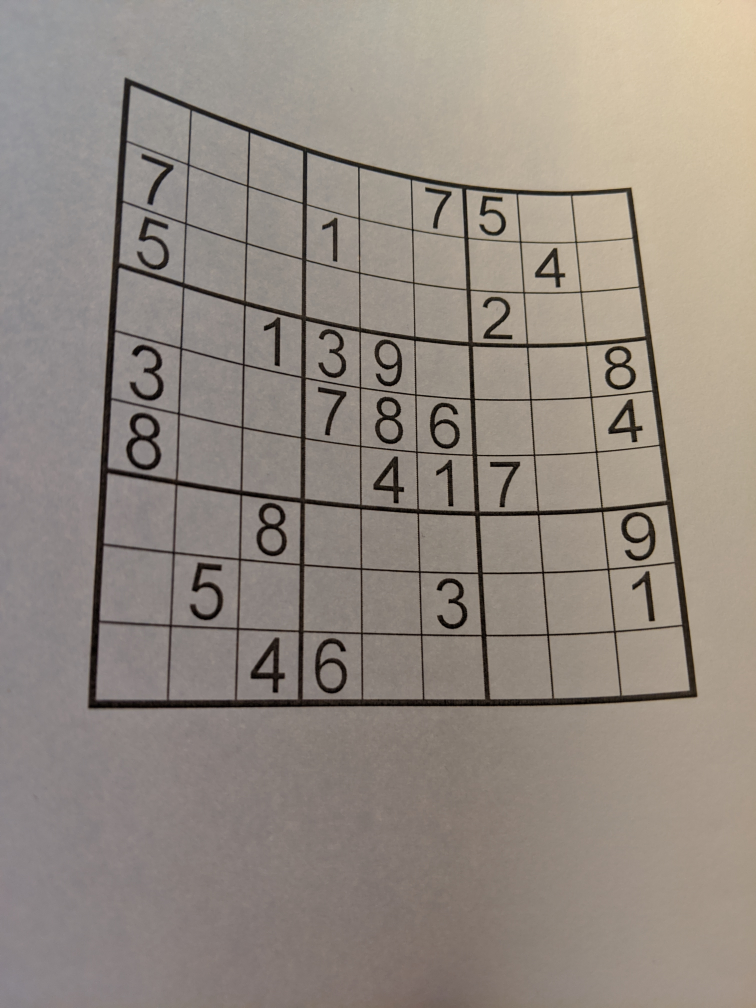
#> input picture images/warped.jpg, 3024 x 4032 px (shown at 1/4 size)
$ python recognize_field_with_grid_detection_3.py   (older library calls are emulated)
#> lines starting #> are read from the running program, lines starting #| are printed output that depends on the picture; after the words box and inside, x2 and y2 are one past the last pixel; in counts of white or black regions, pixels touching at a corner belong together
### python/sudoku/solver.py
# -*- coding: utf-8 -*-
from typing import List, Optional, Tuple
from itertools import product

import cv2
import numpy as np

from sudoku import Corners, Field, BoundingBox
from utils import show_image

MAX_INITIAL_IMAGE_SIZE = 500


def load_image(filename: str) -> np.ndarray:
#> called with filename = '../images/warped.jpg'
    image = cv2.imread(filename)
#> image is the input picture: shape (4032, 3024, 3); mean B, G, R 129.8, 138.4, 147.6
    return image


# [17 lines left out: functions resize_image, clean_image, not called in this run]


def cut_out_field(image: np.ndarray) -> (Field, np.ndarray, Corners, np.ndarray):
    if len(image.shape) == 2:
        bin_image = image
    else:
        bin_image = cv2.cvtColor(image, cv2.COLOR_BGR2GRAY)
        bin_image = cv2.adaptiveThreshold(
            bin_image, maxValue=255,
            adaptiveMethod=cv2.ADAPTIVE_THRESH_GAUSSIAN_C,
            thresholdType=cv2.THRESH_BINARY_INV,
            blockSize=55,
            C=6)
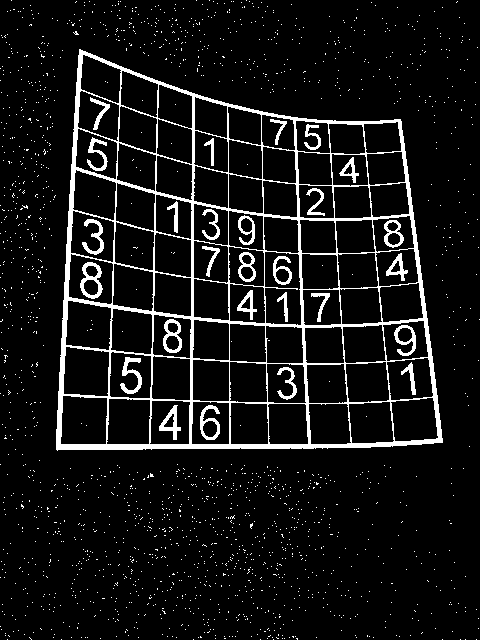
#> bin_image: shape (640, 480); 8.1% white; 1776 white regions (1748 under 20 px)
    # show_image("bin_image", bin_image, 600)

    field_contour = find_field_contour(bin_image)
#> in find_field_contour, `contours, _ = cv2.findContours(bin_image, cv2.RETR_EXTERNAL, cv2.CHAIN..`: contours = 1716 contours, 1715 with area under 20; largest, box (x1, y1, x2, y2) and area: (56, 49, 443, 451) 124069
#> in find_field_contour, `largest_area_contour: np.ndarray = max(contours, key=cv2.contourArea)`: largest_area_contour = contour of 333 points, box (x1, y1, x2, y2) (56, 49, 443, 451), area 124069
#> field_contour has the same summary as largest_area_contour in find_field_contour
    if field_contour is None or len(field_contour.shape) < 3:
        return None, None

    (top_left_idx, top_right_idx, bottom_right_idx, bottom_left_idx) = find_corners(field_contour)
#> in find_corners, `coord_sums = field_contour.sum(axis=2)`: coord_sums = 333 values, max 884 at index 96, min 128 at index 0, mean 444.8
#> in find_corners, `top_left_idx = np.argmin(coord_sums)`: top_left_idx = 0
#> in find_corners, `bottom_right_idx = np.argmax(coord_sums)`: bottom_right_idx = 96
#> in find_corners, `diff = np.diff(field_contour, axis=2)`: diff = 333 values, max 393 at index 54, min -281 at index 181, mean -35.48
#> in find_corners, `top_right_idx = np.argmin(diff)`: top_right_idx = 181
#> in find_corners, `bottom_left_idx = np.argmax(diff)`: bottom_left_idx = 54
#> top_left_idx = 0; top_right_idx = 181; bottom_right_idx = 96; bottom_left_idx = 54
    corners = Corners(
        field_contour[top_left_idx],
        field_contour[top_right_idx],
        field_contour[bottom_right_idx],
        field_contour[bottom_left_idx],
    )
    # show_corners(bin_image, corners)

    mask = np.zeros(bin_image.shape, np.uint8)
    cv2.drawContours(mask, [field_contour], 0, 255, -1)
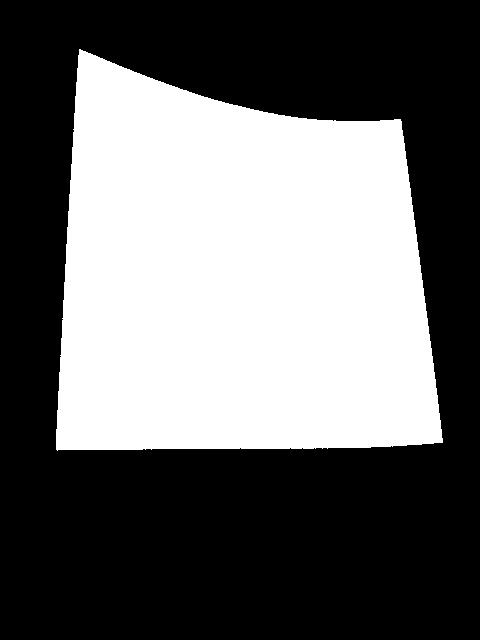
#> mask: shape (640, 480); 40.6% white; 1 white region, box (x1, y1, x2, y2) and area: (56, 49, 443, 451) 124785
    # show_image("mask", mask, 400)

    masked_field = cv2.bitwise_and(image, image, mask=mask)
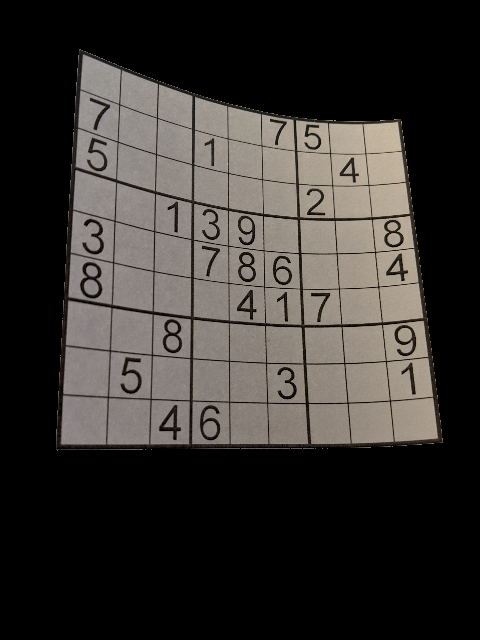
#> masked_field: shape (640, 480, 3); mean B, G, R 48, 51.2, 54.6

    mask = cv2.bitwise_not(mask, mask)
    border = cv2.bitwise_or(masked_field, cv2.merge([mask, mask, mask]), mask=mask)
    masked_field = cv2.bitwise_or(masked_field, border)
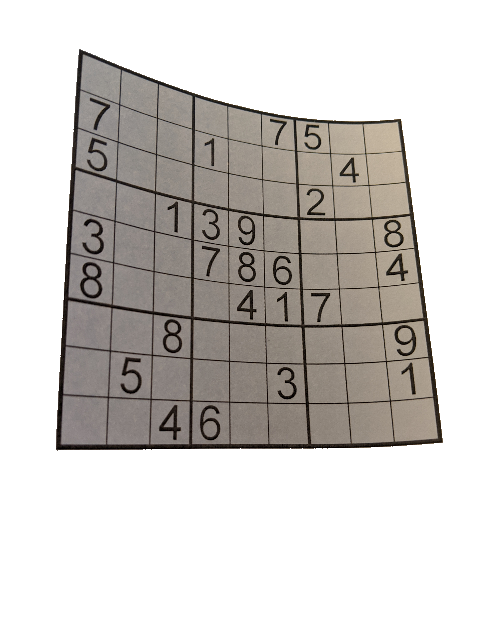
#> masked_field: shape (640, 480, 3); mean B, G, R 199.4, 202.6, 206

    # field_side = find_longest_edge_len(corners)
    field_side = 300
    margin = 10
    field, perspective_transform_matrix = warp_field(masked_field, corners, field_side, margin)
    # show_image("field", field)

    return Field(field, field_side, margin), field_contour, corners, perspective_transform_matrix


# [16 lines of commented-out code are left out]


def find_field_contour(bin_image: np.ndarray) -> Optional[np.ndarray]:
    contours, _ = cv2.findContours(bin_image, cv2.RETR_EXTERNAL, cv2.CHAIN_APPROX_SIMPLE)
    if not contours:
        return None
    largest_area_contour: np.ndarray = max(contours, key=cv2.contourArea)
    return largest_area_contour


def find_corners(field_contour: np.ndarray) -> (int, int, int, int):
    coord_sums = field_contour.sum(axis=2)
    top_left_idx = np.argmin(coord_sums)
    bottom_right_idx = np.argmax(coord_sums)

    # Diff between y and x. The top-right will have the minimum difference,
    # the bottom-left, the maximum.
    diff = np.diff(field_contour, axis=2)
    top_right_idx = np.argmin(diff)
    bottom_left_idx = np.argmax(diff)

    return top_left_idx, top_right_idx, bottom_right_idx, bottom_left_idx


# [9 lines left out: function show_corners, not called in this run]


def warp_field(image: np.ndarray, corners: Corners, field_side: int, margin: int) -> Tuple[np.ndarray, np.ndarray]:
#> called with field_side = 300, margin = 10
    source = np.array([
        corners.top_left,
        corners.top_right,
        corners.bottom_right,
        corners.bottom_left
    ], dtype=np.float32)
    dest = np.array([
        [0 + margin, 0 + margin],
        [field_side + margin, 0 + margin],
        [field_side + margin, field_side + margin],
        [0 + margin, field_side + margin]], dtype=np.float32)
    perspective_transform_matrix = cv2.getPerspectiveTransform(source, dest)
    warped = cv2.warpPerspective(
        image,
        perspective_transform_matrix,
        (field_side + 2 * margin, field_side + 2 * margin),
        borderMode=cv2.BORDER_CONSTANT,
        borderValue=(255, 255, 255)
    )
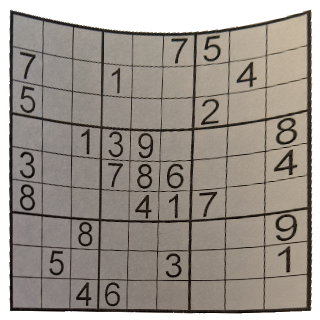
#> warped: shape (320, 320, 3); mean B, G, R 140.3, 148, 155.4
    return warped, perspective_transform_matrix


def perspective_transform_contour(contour: np.ndarray, perspective_transform_matrix: np.ndarray) -> np.ndarray:
    r = cv2.perspectiveTransform(contour.astype(np.float64), perspective_transform_matrix)
    return r.astype(np.int)


def extract_subcontour(contour: np.ndarray, idx_from: int, idx_to: int) -> np.ndarray:
    if idx_from < idx_to:
        r = contour[idx_from:idx_to + 1]
    else:
        r = np.vstack([contour[idx_from:], contour[:idx_to + 1]])
    r = r.squeeze()
    return r


# [362 lines left out: functions binarize_field, enforce_grid_simple, enforce_grid_detected, find_digit_bounding_boxes, assign_digit_bounding_boxes_to_cells, draw_overlay and 6 more, not called in this run]

### python/utils.py
# -*- coding: utf-8 -*-
import math
from typing import Optional

import cv2
import numpy as np


def scale_image_target_height(img, target_height):
    resize_coeff = target_height / img.shape[0]
    return cv2.resize(img, (int(img.shape[1] * resize_coeff), int(img.shape[0] * resize_coeff)), interpolation=cv2.INTER_CUBIC)


def scale_image_target_width(img, target_width):
    resize_coeff = target_width / img.shape[1]
    return cv2.resize(img, (int(img.shape[1] * resize_coeff), int(img.shape[0] * resize_coeff)), interpolation=cv2.INTER_CUBIC)


def show_image(window_name: str, image: np.ndarray, target_height: Optional[int] = None):
    if target_height is None:
        cv2.imshow(window_name, image)
    else:
        cv2.imshow(window_name, scale_image_target_height(image, target_height))


def wait_windows():
    while True:
        if cv2.waitKey(0) & 0xFF == ord('q'):
            break
    cv2.destroyAllWindows()


def get_line_coeffs(x1, y1, x2, y2):
    assert x1 != x2
    a = (y2 - y1) / (x2 - x1)
    b = y2 - x2 * a
    return a, b


def segment_length(x1, y1, x2, y2):
    return math.sqrt((x1 - x2) ** 2 + (y1 - y2) ** 2)

### python/refine_point.py
# -*- coding: utf-8 -*-
from typing import Optional

import numpy as np


def refine_point(image: np.ndarray, x: int, y: int, win_h_half: int, max_lookaround: int) -> Optional[int]:
    expand_up = 0
    for _ in range(max_lookaround):
        idx = y - win_h_half - 1 - expand_up
        if idx < 0 or image[idx, x] == 0:
            break
        expand_up += 1
    expand_down = 0
    for _ in range(max_lookaround):
        idx = y + win_h_half + expand_down
        if idx >= image.shape[0] or image[idx, x] == 0:
            break
        expand_down += 1

    ys_centered = np.arange(win_h_half * 2 + 1 + expand_up + expand_down) - win_h_half - expand_up
    ys_centered = ys_centered[:, np.newaxis]

    window = image[y - win_h_half - expand_up:y + win_h_half + 1 + expand_down, x:x + 1]
    s = np.sum(window)
    if s > 0:
        avg = np.sum(ys_centered * window) / s
        avg = int(round(avg))
        return y + avg
    else:
        return None


# [24 lines left out: function refine_point_float, not called in this run]

### python/line_mapper.py
# -*- coding: utf-8 -*-
import bisect
from typing import Union, Collection, Tuple

import numpy as np

from utils import get_line_coeffs


class LineMapper:
    def __init__(self, border_points: Union[np.ndarray, Collection[Tuple[int, int]]]):
        """
        Assumes the line points are ordered by the 'from' coordinate.
        """
        if isinstance(border_points, np.ndarray):
            self._points = [
                list(border_points[:, 0]),
                list(border_points[:, 1]),
            ]
        else:
            xs = []
            ys = []
            for x, y in border_points:
                xs.append(x)
                ys.append(y)
            self._points = [xs, ys]

    def map_x(self, y: int) -> int:
        return self._map(y, is_map_x=True)

    def map_y(self, x: int) -> int:
        return self._map(x, is_map_x=False)

    def _map(self, input, is_map_x: bool) -> int:
        if is_map_x:
            input_coord = self._points[1]
            output_coord = self._points[0]
        else:
            input_coord = self._points[0]
            output_coord = self._points[1]

        if input <= input_coord[0]:
            return int(output_coord[0])
        if input >= input_coord[-1]:
            return int(output_coord[-1])

        insertion_place = bisect.bisect_left(input_coord, input)
        if input_coord[insertion_place] == input:
            return int(output_coord[insertion_place])
        less_than = insertion_place - 1
        greater_than = insertion_place

        assert input_coord[less_than] < input < input_coord[greater_than]

        x1 = self._points[0][less_than]
        y1 = self._points[1][less_than]
        x2 = self._points[0][greater_than]
        y2 = self._points[1][greater_than]

        if x1 == x2 and is_map_x:
            return int(x1)
        if y1 == y2 and not is_map_x:
            return int(y1)

        a, b = get_line_coeffs(x1, y1, x2, y2)

        if is_map_x:
            x = (input - b) / a
            return int(round(x))
        else:
            y = a * input + b
            return int(round(y))

### python/recognize_field_with_grid_detection_3.py
#!/usr/bin/env python
# -*- coding: utf-8 -*-
import time
import itertools
import statistics
from typing import List, Tuple

import cv2
import numpy as np

from line_mapper import LineMapper
from refine_point import refine_point
from sudoku.solver import load_image, cut_out_field, find_corners, perspective_transform_contour, \
    extract_subcontour
from utils import show_image, wait_windows, scale_image_target_height

_GRID_LINES = 10

_VIZUALIZE = True


# [7 lines of commented-out code are left out]
image = load_image("../images/warped.jpg")
# [11 lines of commented-out code are left out]

image = scale_image_target_height(image, 640)


t = time.time()

# Extract the field, its contour and corners.
field, field_contour, _, perspective_transform_matrix = cut_out_field(image)
#> in cut_out_field, `field, perspective_transform_matrix = warp_field(masked_field, corners..`: perspective_transform_matrix = [[0.72, 0.0472, -49.47], [-0.202, 0.898, -18.37], [-0.000693, 0.000545, 1]]
#> field_contour has the same summary as largest_area_contour in find_field_contour

field_gray = cv2.cvtColor(field.image, cv2.COLOR_BGR2GRAY)
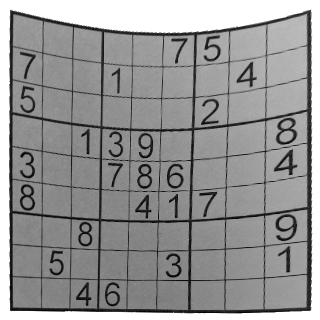
#> field_gray: shape (320, 320); min 1, max 255, mean 149.3
if _VIZUALIZE:
    show_image("field_gray", field_gray)

# Adjust brightness.
field_gray_closed = cv2.morphologyEx(
    field_gray, cv2.MORPH_CLOSE,
    cv2.getStructuringElement(cv2.MORPH_ELLIPSE, (5, 5)))
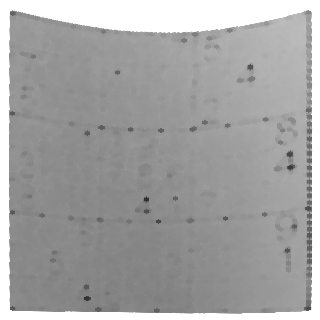
#> field_gray_closed: shape (320, 320); min 48, max 255, mean 164.1
field_gray_adj = np.divide(field_gray, field_gray_closed)
field_gray = cv2.normalize(field_gray_adj, None, 0, 255, cv2.NORM_MINMAX, cv2.CV_8UC1)
#> (the rest of the program and of its run is left out)
